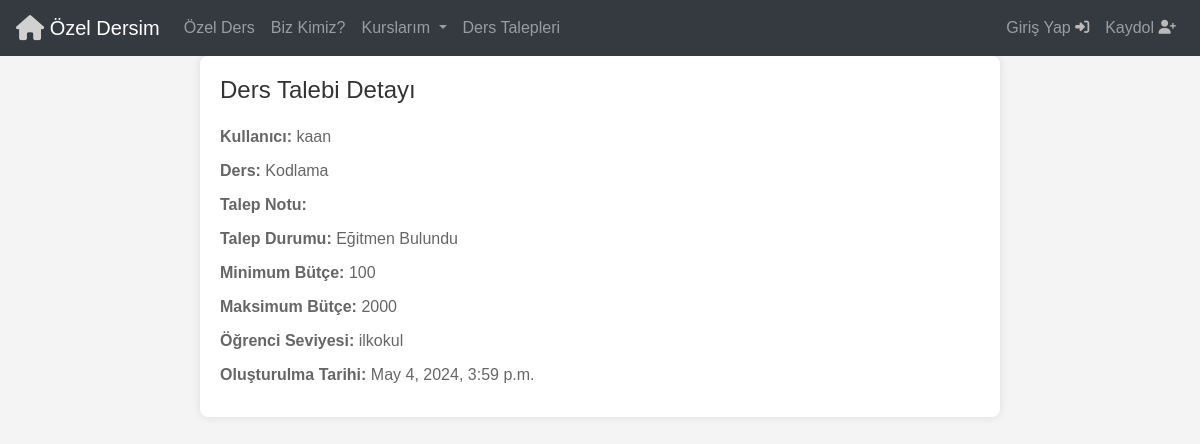
/talep_detay/17/, run on the app's committed database.
### Base/models.py (models this page shows, shortened)
class DersTalepleri(models.Model):
  seviye = [
    ('ilkokul', 'İlkokul'),
    ('ortaokul', 'Ortaokul'),
    ('lise', 'Lise'),
    ('universite', 'Üniversite'),
    ('yukseklisans','Yüksek Lisans'),
  ]
  kullanici = models.ForeignKey(User, on_delete=models.CASCADE)
  isim = models.CharField(max_length=50)
  ders = models.ForeignKey(Ders, on_delete=models.CASCADE)
  talep_notu= models.TextField(max_length=200,null=True,blank=True)
  talep_durumu = models.BooleanField(default=False)
  min_butce = models.IntegerField(validators=[MinValueValidator(0)])
  max_butce = models.IntegerField(validators=[MaxValueValidator(10000)])
  ogrenci_seviyesi = models.CharField(max_length=50,choices=seviye)
  olusturulma_tarihi = models.DateTimeField(auto_now_add=True)

class Ders(models.Model):
  ders = models.CharField(max_length=50)
  def __str__(self) :
    return self.ders

### Base/views.py (the view)
# urls.py: path('talep_detay/<str:pk>/', views.talep_detay, name='TalepDetay'),
def talep_detay(request, pk):
    ders_talebi = DersTalepleri.objects.get(id=pk)
    return render(request, 'TalepDetay.html', {'ders_talebi': ders_talebi})

### Templates/TalepDetay.html (shortened to what this page needs)
{% include 'navbar.html' %}
<!DOCTYPE html>
<html lang="tr">
<head>
</head>
<body>
  <div class="container">
    <h1>Ders Talebi Detayı</h1>
    <div class="request-details">
      <p><strong>Kullanıcı:</strong> {{ ders_talebi.kullanici }}</p>
      <p><strong>Ders:</strong> {{ ders_talebi.ders }}</p>
      <p><strong>Talep Notu:</strong> {{ ders_talebi.talep_notu }}</p>
      <p><strong>Talep Durumu:</strong> {% if ders_talebi.talep_durumu %}Eğitmen Bulundu{% else %}Talep Açık{% endif %}</p>
      <p><strong>Minimum Bütçe:</strong> {{ ders_talebi.min_butce }}</p>
      <p><strong>Maksimum Bütçe:</strong> {{ ders_talebi.max_butce }}</p>
      <p><strong>Öğrenci Seviyesi:</strong> {{ ders_talebi.ogrenci_seviyesi }}</p>
      <p><strong>Oluşturulma Tarihi:</strong> {{ ders_talebi.olusturulma_tarihi }}</p>
    </div>
  </div>
</body>
</html>

### Templates/TalepDetay.html (style rules this page uses)
body { font-family: Arial, sans-serif; background-color: #f4f4f4; margin: 0; padding: 0; }
.container { max-width: 800px; margin: 0 auto; padding: 20px; background-color: #fff; border-radius: 8px; box-shadow: 0 0 10px rgba(0, 0, 0, 0.1); }
h1 { font-size: 24px; margin-bottom: 20px; color: #333; }
.request-details p { margin-bottom: 10px; font-size: 16px; color: #666; }

### data on the page
DersTalepleri: kullanici "kaan", ders "Kodlama", min_butce "100", max_butce "2000", ogrenci_seviyesi "ilkokul", olusturulma_tarihi "May 4, 2024, 3:59 p.m."
